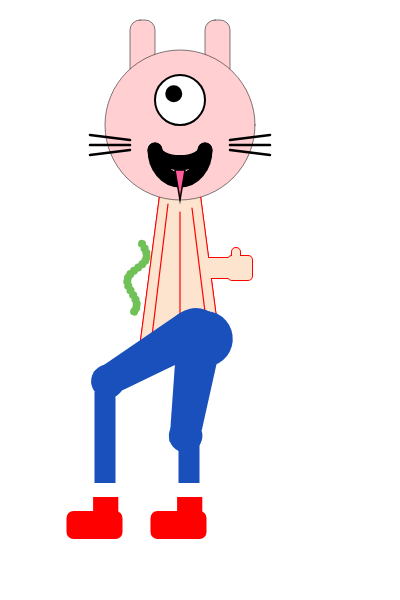
Frame 1 (no input)
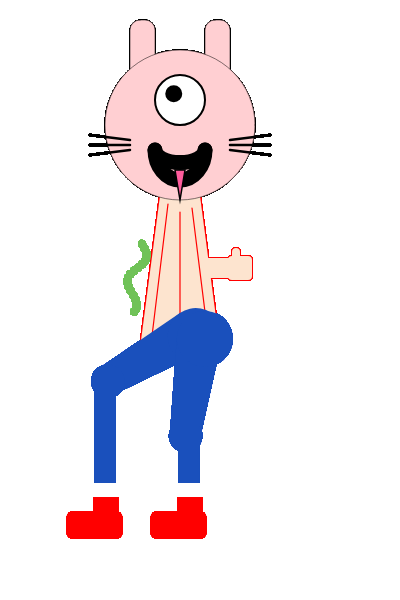
Frame 60 (no input)
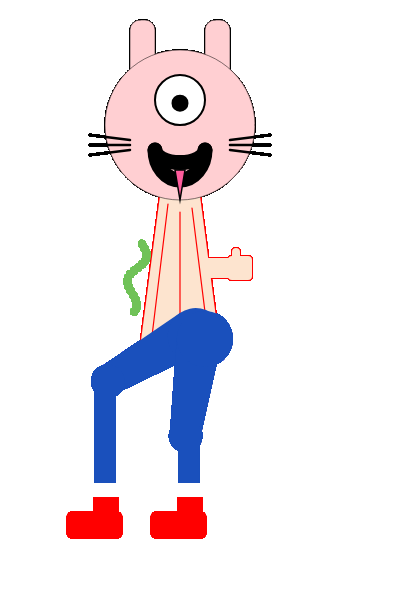
Frame 120 (the mouse pressed at the canvas centre since frame 60)

The p5.js sketch that drew these frames (run headless with seeded random() and noise() and a simulated clock; from frame 60 on, the mouse is pressed at the canvas centre):

// p5.js sketch
// ── sketch.js

////MUSHROOM BELLY 
// Mushroom body coordinates
let x1 = 150, y1 = 10; // Top left
let x2 = 250, y2 = 10; // Top right
let x3 = 300, y3 = 390; // Bottom right
let x4 = 100, y4 = 390; // Bottom left
////Worm
let worm = [];
let numSegments = 18;
let segmentLength = 10;
let amplitude = 18; // Controls how wavy the S shape is
let startX = 50;
let startY = 20;

////Sonic thighs variables
let x1a = 100, y1a = 10; // Top left
let x2a = 250, y2a = 10; // Top right
let x3a = 220, y3a = 70; // Bottom right
let x4a = 120, y4a = 55; // Bottom left


////Parameters
let scM, xM, yM;
let scS, xS, yS;


function setup() {
  createCanvas(400, 600);
}

function draw() {
  drawMushroom(0.4, 250, 480);
  drawSonicLegs(0.7, 45, 380);
  drawCatHead();
}


function drawMushroom(scM, xM, yM) { 
  push();
  scale(scM)
  translate(xM, yM);
  push();
  drawWorm();
  pop();
  push();
  drawTrunk();
  pop();
  pop();
}


function drawTrunk() {
  ////Red lines
  strokeWeight(5);
  stroke('red');
  strokeWeight(5);
  line(150, 10, 100, 390);
  line(250, 10, 300, 390);
  //Trunk
  fill(253, 228, 207);
  quad(x1, y1, x2, y2, x3, y3, x4, y4);
  //Finger
  rect(330, 140, 20, 40, 10);
  //Arm
  rect(220, 165, 150, 50, 10);
  //Hand
  rect(320, 160, 60, 60, 10);
  //Arm, hand and finger fills
  ////Extra lines 
  
  noStroke();
  rect(220, 165, 150, 50, 10);
  rect(320, 160, 60, 60, 10);
  rect(330, 140, 20, 40, 10);
  push();
  fill(253, 228, 207); // Color for the trapezoid
  noStroke(); // Outline color
  // Draw the inverted trapezoid
  quad(x1, y1, x2, y2, x3, y3, x4, y4);
  pop();
  stroke('red');
  strokeWeight(3);
  line(170, 30, 130, 360);
  line(230, 40, 270, 360);
  line(200, 50, 200, 340);
  
}

function drawWorm() {
  translate(60,100);
  rotate(0.2);
    // Set up positions for the worm segments in an S shape
  for (let i = 0; i < numSegments; i++) {
  let y = startY + i * segmentLength;
  let x = startX + sin(i * 0.5) * amplitude; // Sinusoidal wave pattern
    worm.push(createVector(x, y));
  }
  // Draw the S-shaped worm
  noStroke();
  fill(112, 194, 88);
  for (let i = 0; i < worm.length; i++) {
  ellipse(worm[i].x, worm[i].y, 20, 20); // Draw each segment of the worm
}
}


function drawSonicLegs(scS, xS, yS) {
  push();
  scale(scS);
  translate(xS, yS);
  ////Leg 1
  ////Thigh
  push();
  translate(0, 200);
  rotate(-0.6);
  noStroke();
  fill(26, 80, 188);
  quad(x1a, y1a, x2a, y2a, x3a, y3a, x4a, y4a);
  circle(250, 50, 80);
  circle(110, 32.5, 48);
  pop();
  noStroke();
  ////Bottom part of the leg
  fill(26, 80, 188);
  rect(90, 180, 30, 130);
  ////white part of the sock
  fill(255, 255, 255);
  rect(88, 310, 36, 20);
  ////Shoes
  fill('red');
  rect(88, 330, 36, 30);
  rect(50, 350, 80, 40, 10);
  
  
  ////Leg 2
  ////Thigh
  push();
  translate(180, 350);
  rotate(-1.5);
  noStroke();
  fill(26, 80, 188);
  quad(x1a, y1a, x2a, y2a, x3a, y3a, x4a, y4a);
  circle(250, 50, 80, 80);
  circle(110, 32.5, 48, 48);
  pop();
  noStroke();
  ////Bottom part of the leg
  push();
  translate(120, 0);
  fill(26, 80, 188);
  rect(90, 180, 30, 130);
  ////white part of the sock
  fill(255, 255, 255);
  rect(88, 310, 36, 20);
  ////Shoes
  fill('red');
  rect(88, 330, 36, 30);
  rect(50, 350, 80, 40, 10);
  pop();
  pop();
}

function drawCatHead() { 
  ////Cat's head
  push();
  translate(80, 0);
  scale(0.5);
  ////Ears 
  fill(255, 207, 210);
  
  //Left ear 
  rect(100, 40, 50, 120, 20);
  
  //Right ear
  rect(250, 40, 50, 120, 20);
  
  ////Face
  ellipse(200, 250, 300, 300);
  
  //// Smile 
  //arc
  noFill();
  stroke(0);
  strokeWeight(30);
  arc(200, 300, 100, 50, 0, PI);
  arc(200, 300, 100, 120, 0, PI);
  //tongue
  strokeWeight(3)
  fill(255, 92, 156);
  triangle(190, 340, 210, 340, 200, 400);
  
  ////Whiskers
  push();
  stroke(0); // Black whiskers
  strokeWeight(5);
  translate(0, 50);
  // Left side whiskers
  line(100, 230, 20, 220); // Top left whisker
  line(100, 240, 20, 240); // Middle left whisker
  line(100, 250, 20, 260); // Bottom left whisker

  // Right side whiskers
  line(300, 230, 380, 220); // Top right whisker
  line(300, 240, 380, 240); // Middle right whisker
  line(300, 250, 380, 260); // Bottom right whisker
  pop();
  
  
  ////Eye 

  // Eye position and size
  let eyeX = 400 / 2;  // X-coordinate of the eye (center of canvas)
  let eyeY = 400 / 2; // Y-coordinate of the eye (center of canvas)
  let eyeSize = 100;     // Diameter of the eyeball
  let pupilSize = 30;    // Diameter of the pupil
  let pupilRange = eyeSize / 8; // How far the pupil can move inside the eyeball

  // Draw the eyeball
  fill(255);
  stroke(0);
  strokeWeight(4);
  ellipse(eyeX, eyeY, eyeSize, eyeSize);

  // Calculate the pupil position using map()
  let pupilX = map(mouseX, 0, 400, eyeX - pupilRange, eyeX + pupilRange);
  let pupilY = map(mouseY, 0, 400, eyeY - pupilRange, eyeY + pupilRange);

  // Draw the pupil
  fill(0);
  ellipse(pupilX, pupilY, pupilSize, pupilSize);
  pop();
  
}
